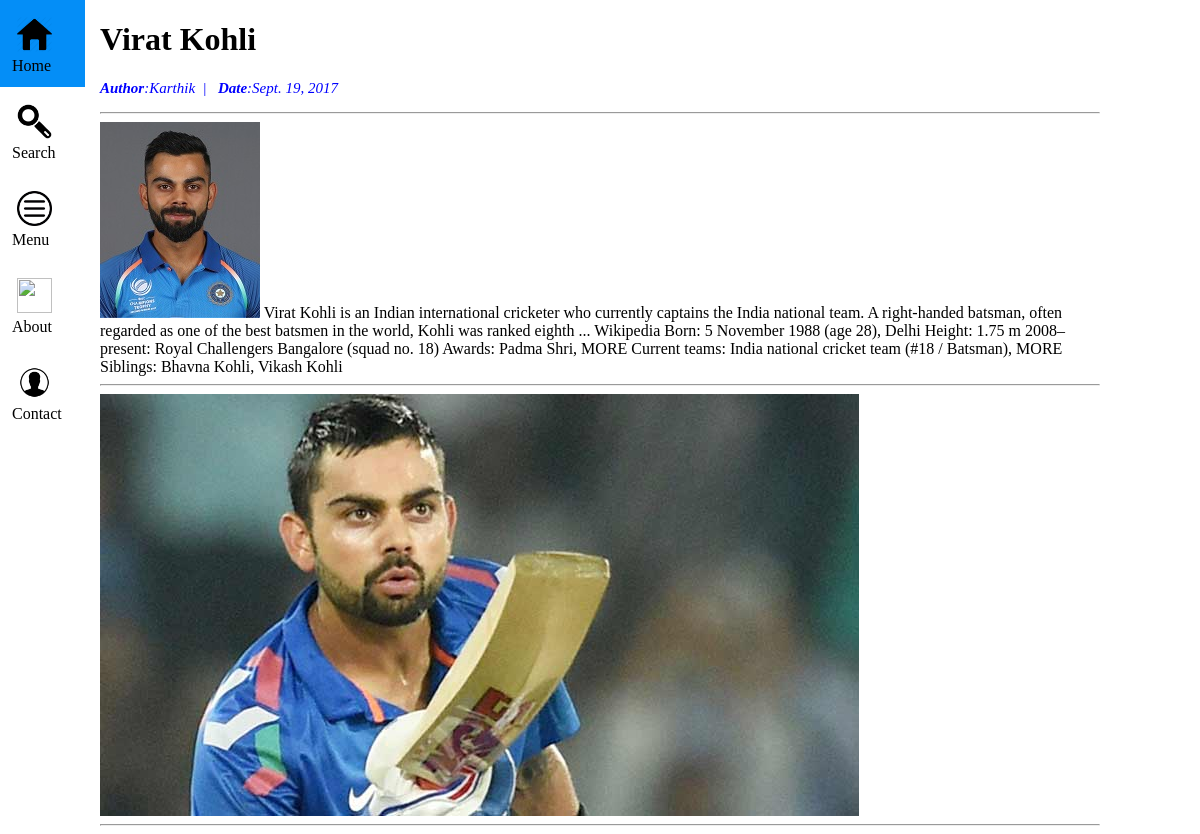
/index/18, run on the app's committed database.
### app1/models.py (models this page shows, shortened)
class blogpost(models.Model):
	title=models.CharField(max_length=100)
	author=models.CharField(max_length=100)
	publication=models.DateField(blank=True)
	category=models.CharField(max_length=100)
	hero=models.ImageField(upload_to="images/")
	image=models.ImageField(upload_to="images/")
	body=models.TextField(blank=True)

### app1/templates/detail.html (shortened to what this page needs)
{% load staticfiles %}
<html>
<head>
<link rel="stylesheet" type="text/css" href="{% static 'css/style1.css' %}">
<div class="sidebar">
    <a href='home'><img src="\media\images\logo.png"width=35px,height=25px>Home</a>
    <a href=""><img src="\media\images\search.png"width=35px,height=25px>Search</a>
    <a href="#"><img src="\media\images\menu.png"width=35px,height=25px>Menu</a>
    <a href="#"><img src="\media\images\about.png"width=35px,height=25px>About</a>
    <a href="#"><img src="\media\images\contact.png"width=35px,height=25px>Contact</a>
</div>
</head>
<body>
    <div class="author">
    <h1>{{ blogpost.title }}</h1>
    <p><b>Author</b>:{{blogpost.author}}&nbsp;  | &nbsp;  <b>Date</b>:{{blogpost.publication}}</p>
    <hr>
    <img src="{{blogpost.hero.url}}">
    {{blogpost.body }}<hr>
    <img src="{{blogpost.image.url}}"><hr>
</div>
</body>
</html>

### app1/static/css/style1.css (style rules this page uses)
html { background-color: #ffffff; }
body { width:1200px; margin: auto; }
.sidebar { width: 85px; float: left; position: fixed; }
.sidebar a { background-color: #ffffff; color: black; display: block; padding: 12px; text-decoration: none; }
.sidebar img { padding: 5px; }
.author { float: left; width: 1000px; padding-left: 100px; }
.author p { font-size: 15px; font-style: italic; color: blue; }

### data on the page
blogpost: title "Virat Kohli", author "Karthik", publication "Sept. 19, 2017", hero (picture), body "Virat Kohli is an Indian international cricketer who currently captains the India national team. A right-handed batsman, often regarded as one of the best batsmen in the world, Kohli was ranked eighth ... Wikipedia Born: 5 November 1988 (age 28), Delhi Height: 1.75 m 2008–present: Royal Challengers Bangalore (squad no. 18) Awards: Padma Shri, MORE Current teams: India national cricket team (#18 / Batsman), MORE Siblings: Bhavna Kohli, Vikash Kohli", image (picture)
